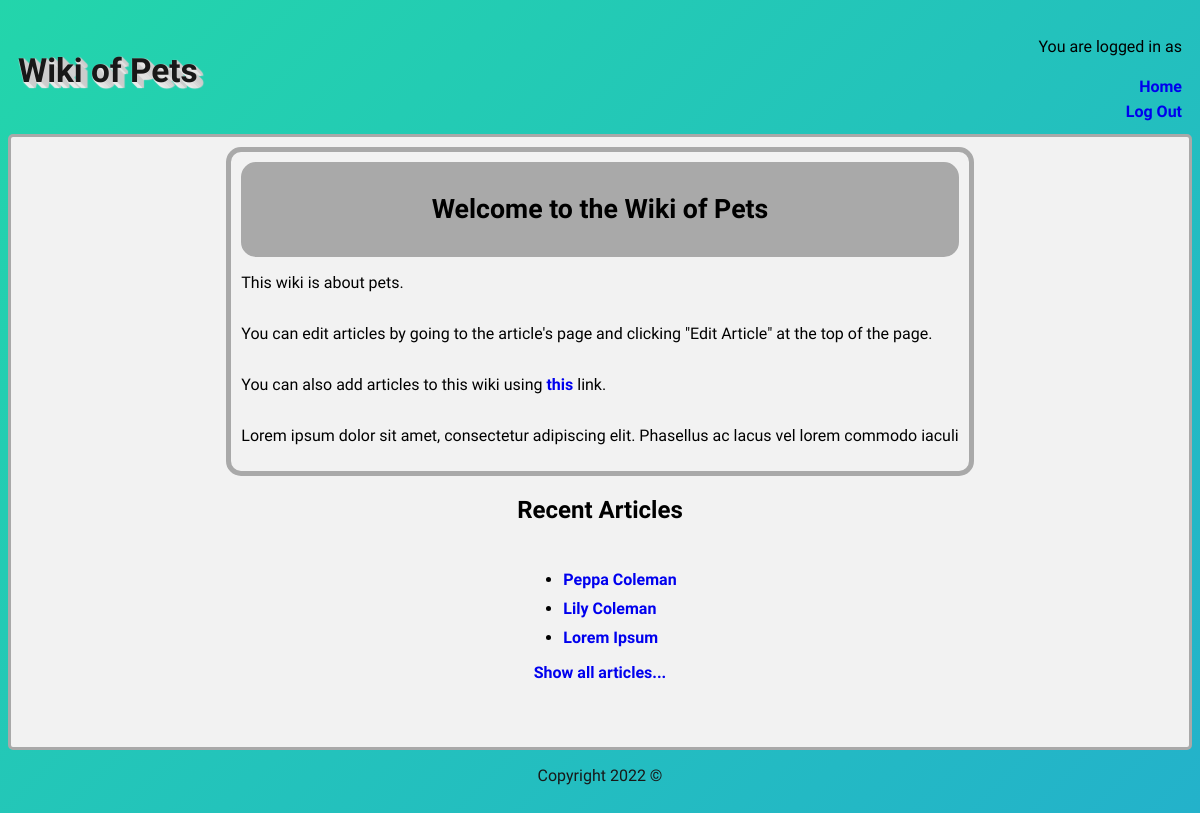
/ (signed in), run on an earlier commit of the app's database.
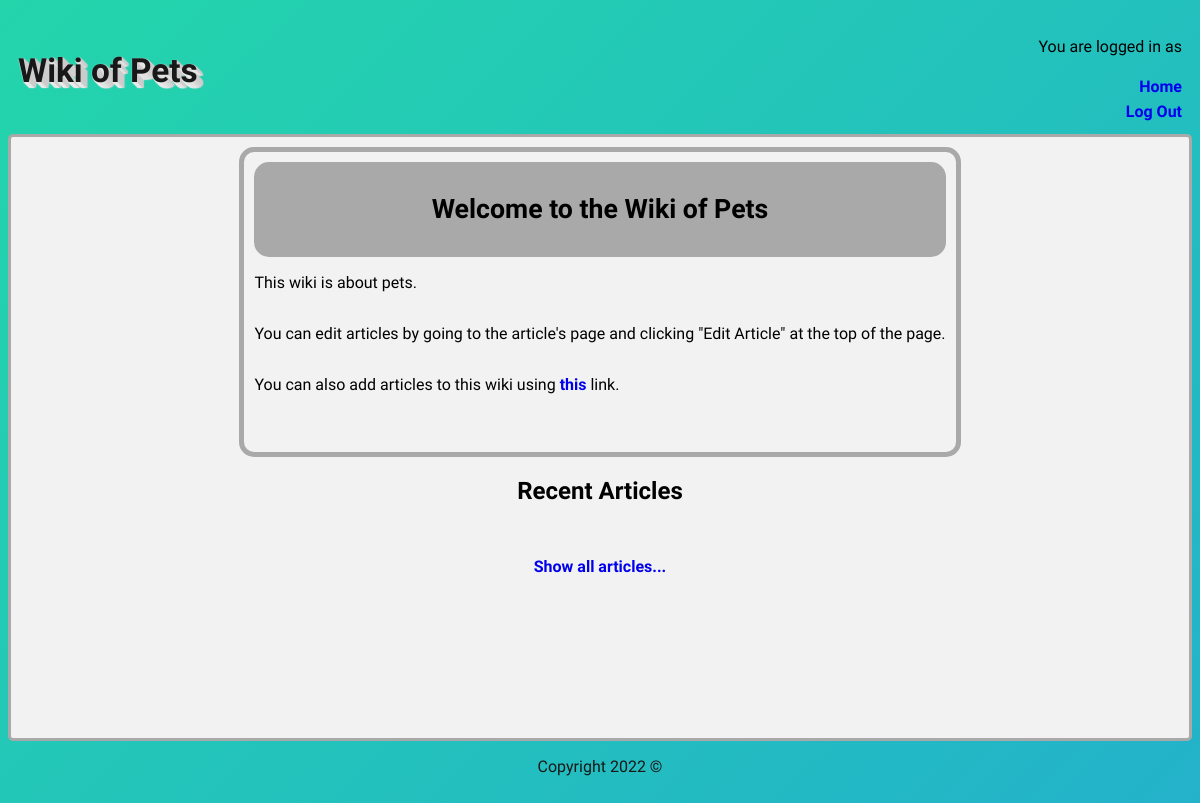
And on a later commit of the database.
### tables this page shows
CREATE TABLE `article` (
  `article_id` int(11) NOT NULL,
  `article_short_title` varchar(32) NOT NULL,
  `article_title` varchar(32) NOT NULL,
  `article_body` text NOT NULL,
  `article_photo` varchar(64) DEFAULT NULL,
  `article_birthdate` date DEFAULT NULL
);

### database.php (called while the page is built, shortened)
<?php
$HOST = "localhost";
$USERNAME = "INFX371";
$PASSWORD = "P*ssword";
$DB_NAME = "wiki";
$conn = new mysqli($HOST, $USERNAME, $PASSWORD, $DB_NAME);
$stmt = $conn->query("SELECT * FROM article");
$stmtTwo = $conn->query("SELECT * FROM `article`ORDER BY `article_id`DESC LIMIT 5;");
$topArticle = $stmtTwo->fetch_all();
?>

### index.php (the view, shortened to what this page needs)
<?php include 'database.php';
$query = "SELECT * FROM `article` WHERE article_id = '1'";
$result = $conn->query($query) or die($conn->error.__LINE__);
$article = $result->fetch_assoc();
?>
<!DOCTYPE html>
<html>
        <?php include "header.php" ?>
        <div id="everythingButHeader">
            <div id="mainArea">
                <div id="welcomeBox">
                    <div id="welcomeTitle"><p>Welcome to the Wiki of Pets</p></div>
                    <p>This wiki is about pets.</p>
                    <p>You can edit articles by going to the article's page and clicking "Edit Article" at the top of the page.</p>
                    <p>You can also add articles to this wiki using <a href="./add.php">this</a> link.</p>
                    <p><?php echo substr($article['article_body'], 0, 100) ?></p>
                </div>
                <h2>Recent Articles</h2>
                <ul>
                        <?php
                            foreach ($topArticle as $row){
                            echo "<li><a href=wiki.php?shortTitle=$row[1] title='$row[2]'>$row[2]</a></li>";
                            }
                        ?>
                </ul>
                <a  href="showall.php">Show all articles...</a>
                </div>
            </div>
            <?php include "footer.php" ?>
    </body>
</html>

What changed in the data, as far as the page shows it:
removed article: article_body "Lorem ipsum dolor sit amet, consectetur adipiscing elit. Phasellus ac lacus vel lorem commodo iaculi", article_title "Lorem Ipsum"
removed article: article_title "Peppa Coleman"
removed article: article_title "Lily Coleman"
